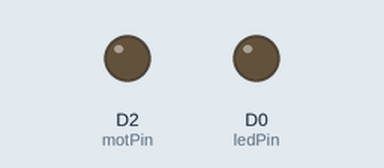
Recording of a sketch running on a simulated ESP8266 (NodeMCU). Shown: output pins drawn as LEDs (lit = HIGH).

Above: at 1.0 s.
At 3.0 s:
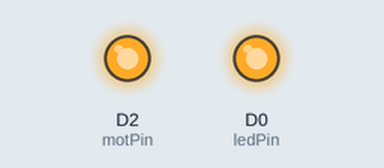
Timing chart, 0 to 5.2 s (numbered marks = the images above):
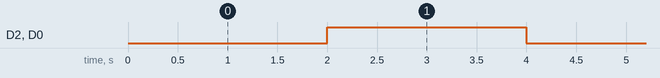

The sketch:

pump_onoff_test.ino
```cpp
int ledPin = D0;
int motPin = D2;
int ledState = 0;
int motState = 0;

void setup() {
  pinMode(ledPin, OUTPUT);
  pinMode(motPin, OUTPUT);
}

void loop() {
  digitalWrite(ledPin, ledState);
  digitalWrite(motPin, motState);
  ledState = !ledState;
  motState = !motState;
  delay(2000);
}
```

Measured:
- by itself, D2 (motPin), D0 (ledPin): alternates HIGH for 2.0 s and LOW for 2.0 s
